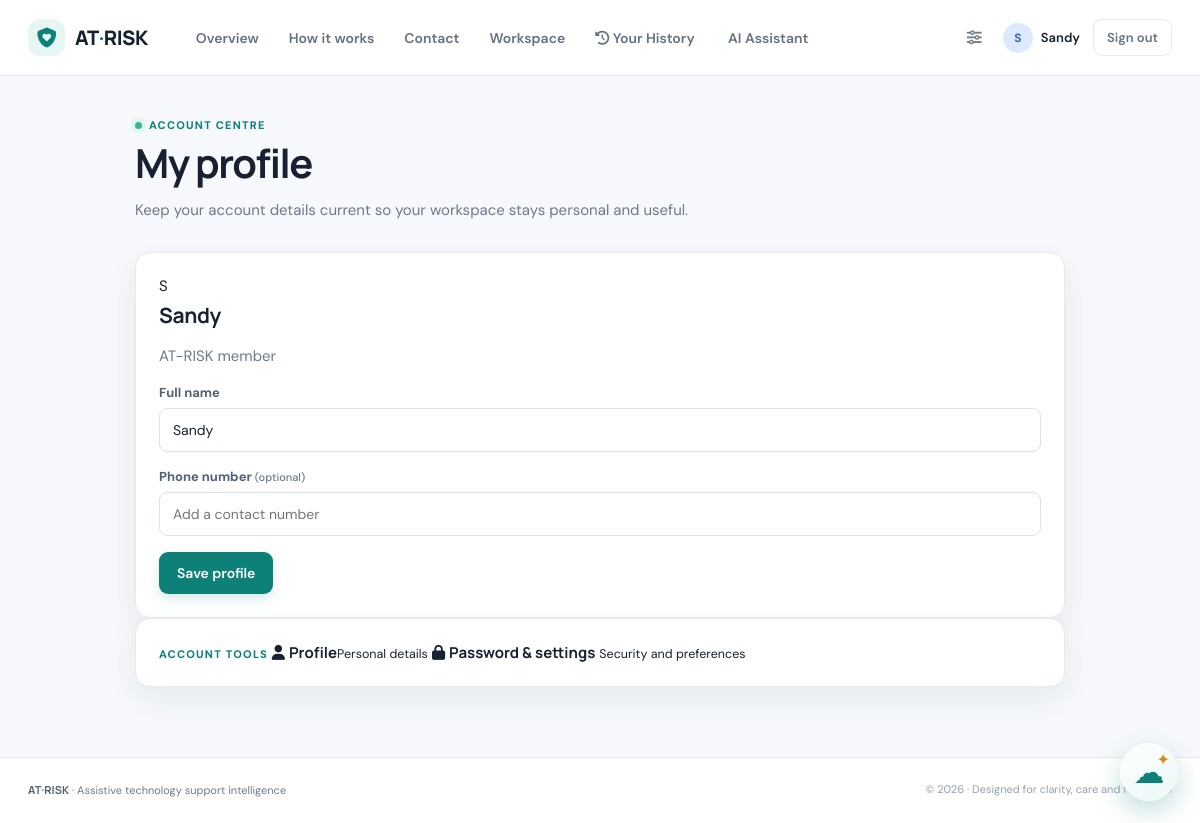
Screenshot of /profile (signed in) with the database file from the repository.
### tables this page shows
CREATE TABLE users (
            id INTEGER PRIMARY KEY AUTOINCREMENT,
            name TEXT NOT NULL,
            email TEXT UNIQUE NOT NULL,
            phone TEXT,
            password_hash TEXT NOT NULL,
            role TEXT DEFAULT 'user',
            verified INTEGER DEFAULT 1,
            created_at TIMESTAMP DEFAULT CURRENT_TIMESTAMP
        );

### app.py (the view, shortened to what this page needs)
@app.route("/profile", methods=["GET", "POST"])
@login_required
def profile():
    return render_template("profile.html", user=get_user(session["user_id"]))

### app.py (called while the page is built)
@app.context_processor
def shared_context():
    return {
        "unread_messages": (
            len(get_messages(True)) if session.get("role") == "admin" else 0
        )
    }

### auth.py (called while the page is built)
def login_required(view):
    @wraps(view)
    def wrapped(*args, **kwargs):
        if not session.get("logged_in"):
            return redirect(url_for("login"))
        return view(*args, **kwargs)
    return wrapped

### database.py (called while the page is built)
def get_conn():
    conn = sqlite3.connect(DB)
    conn.row_factory = sqlite3.Row
    return conn

def get_user(user_id):
    conn = get_conn()
    row = conn.execute("SELECT * FROM users WHERE id = ?", (user_id,)).fetchone()
    conn.close()
    return row

### templates/profile.html (shortened to what this page needs)
{% extends "base.html" %}
{% block content %}
<section class="narrow-page">
    <div class="eyebrow"><span class="status-dot"></span> Account centre</div>
    <div class="page-heading">
        <div>
            <h1>{{ 'Admin profile' if admin else 'My profile' }}</h1>
            <p>Keep your account details current so your workspace stays personal and useful.</p>
        </div>
    </div>
    <div class="settings-layout">
        <div class="panel form-panel">
            <div class="profile-banner">
                <span class="profile-avatar">{{ (user.name or 'U')[0]|upper }}</span>
                <div>
                    <h2>{{ user.name }}</h2>
                    <p>{{ 'Administrator account' if admin else 'AT-RISK member' }}</p>
                </div>
            </div>
            <form method="post">
                <label for="name">
                    Full name
                    <input id="name" name="name" value="{{ user.name }}" required>
                </label>
                <label for="phone">
                    Phone number <span class="optional">(optional)</span>
                    <input id="phone" name="phone" value="{{ user.phone or '' }}" placeholder="Add a contact number">
                </label>
                <button class="btn" type="submit">Save profile</button>
            </form>
        </div>
        <div class="panel settings-nav">
            <span class="section-kicker">Account tools</span>
            <a class="settings-link active" href="{{ url_for('admin_profile' if admin else 'profile') }}">
                <i class="fa-solid fa-user"></i>
                <span><strong>Profile</strong><small>Personal details</small></span>
            </a>
            <a class="settings-link" href="{{ url_for('admin_settings' if admin else 'settings') }}">
                <i class="fa-solid fa-lock"></i>
                <span>
                    <strong>{{ 'Notifications & settings' if admin else 'Password & settings' }}</strong>
                    <small>Security and preferences</small>
                </span>
            </a>
        </div>
    </div>
</section>
{% endblock %}

### templates/base.html (shortened to what this page needs)
<!doctype html>
<html lang="en">
  <head>
    <link
      rel="stylesheet"
      href="{{ url_for('static', filename='css/style.css', v='3') }}"
    />
    <link
      rel="stylesheet"
      href="https://cdnjs.cloudflare.com/ajax/libs/font-awesome/6.5.2/css/all.min.css"
    />
  </head>
  <body>
    <nav class="navbar">
      <div class="nav-inner">
        <a href="{{ url_for('home') }}" class="brand">
          <span class="brand-mark"
            ><i class="fa-solid fa-shield-heart"></i
          ></span>
          <span>AT<span class="brand-accent">·</span>RISK</span>
        </a>
        <div class="nav-links">
          <a href="{{ url_for('home') }}">Overview</a>
          <a href="{{ url_for('about') }}">How it works</a>
          <a href="{{ url_for('contact') }}">Contact</a>
          {% if session.get("logged_in") and session.get("role") == "user" %}
          <a href="{{ url_for('user_dashboard') }}">Workspace</a>
          <a href="{{ url_for('my_records') }}">
            <i class="fa-solid fa-clock-rotate-left"></i> Your History
          </a>
          <a href="{{ url_for('assistant') }}">
             AI Assistant
          </a>
          {% endif %}
        </div>
        <div class="nav-actions">
          {% if session.get("logged_in") %}
          <a
            class="icon-link"
            href="{{ url_for('admin_settings' if session.get('role') == 'admin' else 'settings') }}"
          >
            <i class="fa-solid fa-sliders"></i>
          </a>
          <a
            href="{{ url_for('admin_profile' if session.get('role') == 'admin' else 'profile') }}"
            class="avatar-link"
          >
            <span class="avatar"
              >{{ (session.get('username', 'U')[0])|upper }}</span
            >
            <span class="hide-mobile"
              >{{ session.get('username', 'Account') }}</span
            >
          </a>
          <a href="{{ url_for('logout') }}" class="btn btn-small btn-ghost"
            >Sign out</a
          >
          {% else %}
          <a href="{{ url_for('login') }}" class="btn btn-small">Sign in</a>
          {% endif %}
        </div>
      </div>
    </nav>
    <main class="page-container">{% block content %}{% endblock %}</main>
    {% if session.get("logged_in") and session.get("role") == "user" %}
    <div class="floating-ai" id="floatingAi">
      <button
        class="ai-launcher"
        id="aiLauncher"
        aria-label="Open AI assistant"
      >
        <span class="ai-cloud">☁</span>
        <span class="ai-spark">✦</span>
      </button>
    </div>
    {% endif %}
    <footer class="footer">
      <div class="footer-inner">
        <div>
          <strong>AT<span class="brand-accent">·</span>RISK</strong
          ><span class="muted">
            · Assistive technology support intelligence</span
          >
        </div>
        <span>© 2026 · Designed for clarity, care and follow-up</span>
      </div>
    </footer>
  </body>
</html>

### static/css/style.css (style rules this page uses)
:root { --ink: #17212f; --muted: #6d7a8c; --line: #e5eaf0; --surface: #fff; --canvas: #f6f8fb; --teal: #0d8078; --teal-dark: #09665f; --teal-soft: #e7f6f3; --blue: #4269e1; --amber: #d48a18; --red: #d85855; --shadow: 0 12px 30px rgba(35, 54, 75, 0.07); }
* { box-sizing: border-box; }
body { margin: 0; background: var(--canvas); color: var(--ink); font-family: "DM Sans", sans-serif; font-size: 15px; }
a { color: inherit; text-decoration: none; }
h1, h2, h3, strong { font-family: Manrope, sans-serif; }
h1 { font-size: 40px; line-height: 1.12; letter-spacing: -1.5px; margin: 9px 0 12px; }
h2 { font-size: 21px; letter-spacing: -0.3px; margin: 5px 0 8px; }
.muted, p { color: var(--muted); line-height: 1.6; }
.navbar { height: 76px; background: #fff; border-bottom: 1px solid var(--line); position: sticky; top: 0; z-index: 10; }
.nav-inner { max-width: 1260px; height: 100%; margin: auto; padding: 0 28px; display: flex; align-items: center; gap: 36px; }
.brand { display: flex; align-items: center; gap: 10px; font-family: Manrope; font-weight: 800; font-size: 20px; letter-spacing: -0.5px; white-space: nowrap; }
.brand-mark { height: 37px; width: 37px; display: grid; place-items: center; background: var(--teal-soft); border-radius: 12px; color: var(--teal); }
.brand-accent { color: var(--teal); }
.nav-links { display: flex; gap: 6px; align-items: center; flex: 1; }
.nav-links a { padding: 10px 12px; color: #647184; font-weight: 600; font-size: 14px; border-radius: 8px; }
.nav-actions { display: flex; align-items: center; gap: 13px; }
.icon-link { position: relative; color: #6e7b8c; padding: 8px; }
.avatar-link { display: flex; align-items: center; gap: 8px; font-size: 13px; font-weight: 600; }
.avatar { width: 30px; height: 30px; border-radius: 50%; display: grid; place-items: center; background: #dce9ff; color: #3766ba; font-size: 12px; font-weight: 700; }
.page-container { max-width: 1260px; margin: 0 auto; padding: 42px 28px 70px; }
.btn { border: 0; border-radius: 9px; background: var(--teal); color: #fff; padding: 12px 18px; font: 600 14px "DM Sans"; display: inline-flex; align-items: center; gap: 8px; cursor: pointer; box-shadow: 0 5px 12px rgba(13, 128, 120, 0.16); }
.btn-ghost { background: transparent; color: #667488; box-shadow: none; border: 1px solid var(--line); }
.btn-small { padding: 9px 13px; font-size: 13px; }
.eyebrow, .section-kicker { color: var(--teal); font-size: 11px; text-transform: uppercase; font-weight: 800; letter-spacing: 1.2px; }
.eyebrow { display: flex; gap: 7px; align-items: center; }
.status-dot { width: 7px; height: 7px; background: #37b78e; border-radius: 50%; box-shadow: 0 0 0 4px #dff7ef; }
.page-heading { display: flex; align-items: flex-end; justify-content: space-between; gap: 25px; margin-bottom: 30px; }
.page-heading p { max-width: 700px; margin: 0; }
.panel { background: #fff; border: 1px solid var(--line); border-radius: 15px; padding: 23px; box-shadow: var(--shadow); }
.footer { background: #fff; border-top: 1px solid var(--line); padding: 24px 28px; color: #93a0ad; font-size: 11px; }
.footer-inner { max-width: 1260px; margin: auto; display: flex; justify-content: space-between; gap: 20px; }
.footer strong { color: #506072; }
.narrow-page { max-width: 930px; margin: 0 auto; }
.form-panel label { display: block; font-size: 13px; font-weight: 700; color: #536175; margin: 16px 0; }
.form-panel input, .form-panel select, .form-panel textarea, .assistant-input input { display: block; width: 100%; padding: 12px 13px; margin-top: 7px; background: #fff; border: 1px solid #dce3ea; border-radius: 8px; font: 400 14px "DM Sans"; color: var(--ink); outline: none; }
.floating-ai { position: fixed; right: 22px; bottom: 22px; z-index: 50; }
.ai-launcher { position: relative; width: 58px; height: 58px; border: 0; border-radius: 50%; background: linear-gradient(145deg, #fff, #eaf8f5); box-shadow: 0 10px 26px rgba(13, 128, 120, 0.25); cursor: pointer; transition: 0.2s; }
.ai-cloud { font-size: 31px; line-height: 1; color: var(--teal); }
.ai-spark { position: absolute; right: 8px; top: 7px; color: var(--amber); font-size: 16px; }
.optional { color: var(--muted); font-size: 11px; font-weight: 500; }

### rows the page displays
users: get "Sandy", name "S", name "Sandy"

### other values shown
{{ (session.get('username', 'U')[0])|upper }} "S"
{{ 'Admin profile' if admin else 'My profile' }} "My profile"
{{ 'Administrator account' if admin else 'AT-RISK member' }} "AT-RISK member"
{{ 'Notifications & settings' if admin else 'Password & settings' }} "Password & settings"
